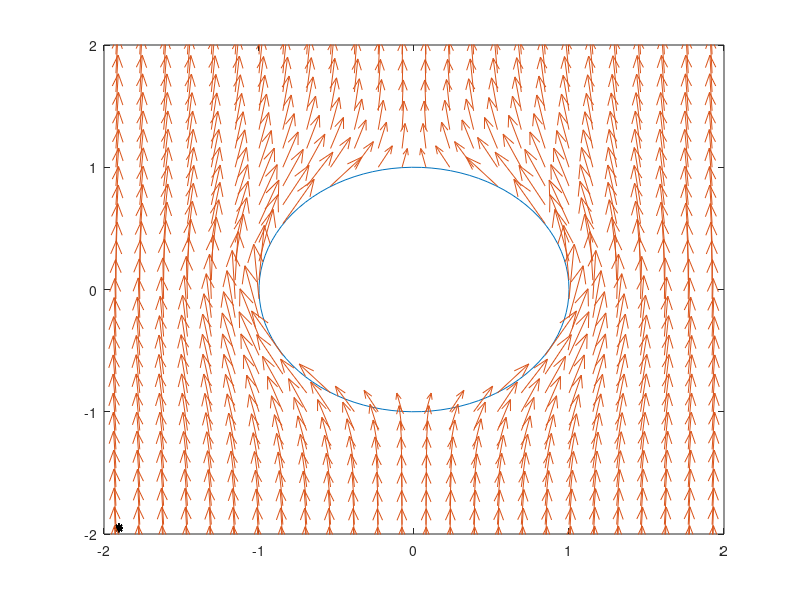
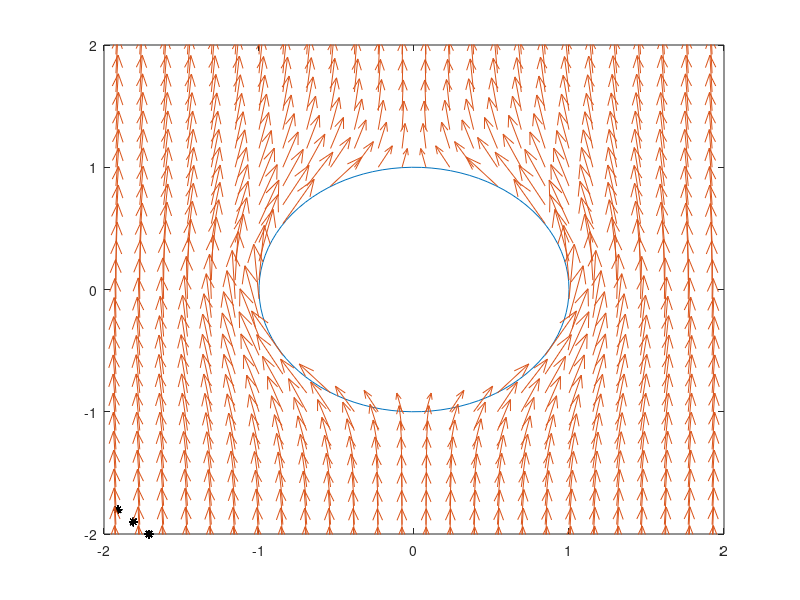
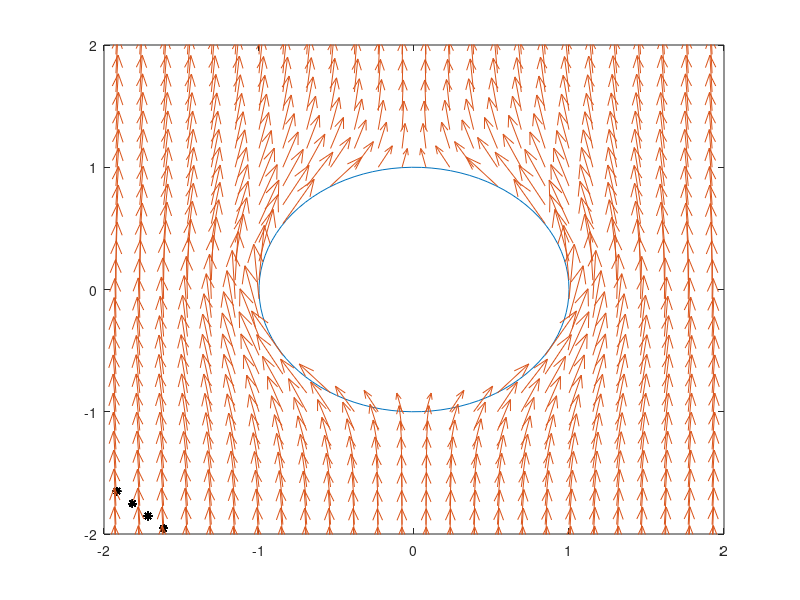

Reproduce these figures in MATLAB, in order. (Note: a time limit stopped this script after it produced the figures.)
a=1
v0=10 
N=40; % number of points in the grid
l=1
scale_factor = 0.03;

xx=linspace(-3,3,N); % x component

zz=linspace(-3,3,N);


[x,z]=meshgrid(xx,zz);
M=[x,z];
xp=zeros(N);
zp=zeros(N);


vx=-(3*v0*a^3/2)*z.*x./sqrt(x.^2+z.^2).^5;
vz=v0+(v0*a^3/2)*(1 ./sqrt(x.^2+z.^2).^3-2*(z.^2)./sqrt(x.^2+z.^2).^5);


for i=1:N
  for j=1:N
    cond= sqrt(x(i,j)^2+z(i,j)^2);
    if (cond<a)
      vx(i,j)=0;
      vz(i,j)=0;
    endif
   endfor
endfor


for i=1:N
  for j=1:N
  xp(i,j)=-2 + (4/N)*i;
  zp(i,j)=-2-(4/N)*i;
  endfor
endfor

dt=0.5

for i=1:50
  for j=1:N
    for k=1:N
    
      vxp = interp2 (x, z, vx, xp(j,k), zp(j,k),'spline');
      vzp = interp2 (x, z, vz, xp(j,k), zp(j,k),'spline');

      xp(j,k) +=scale_factor*vxp*dt;
      zp(j,k) +=scale_factor*vzp*dt;

    endfor
  endfor

  t = linspace(0,2*pi,100)'; 

  xc=a*cos(t);
  zc=a*sin(t);

  plot(xc,zc);

  hold on

  plot(xp,zp,'k*');

  h = quiver (x,  z, vx*scale_factor, vz*scale_factor,'AutoScale','off');
  axis([-2 2 -2 2])

  hold off
  
  filename=sprintf('E:/Digipen/PHY250/2021/Fluid_simulation/vectorialfield/animation/%05d.png',i);
  print(filename);
end
